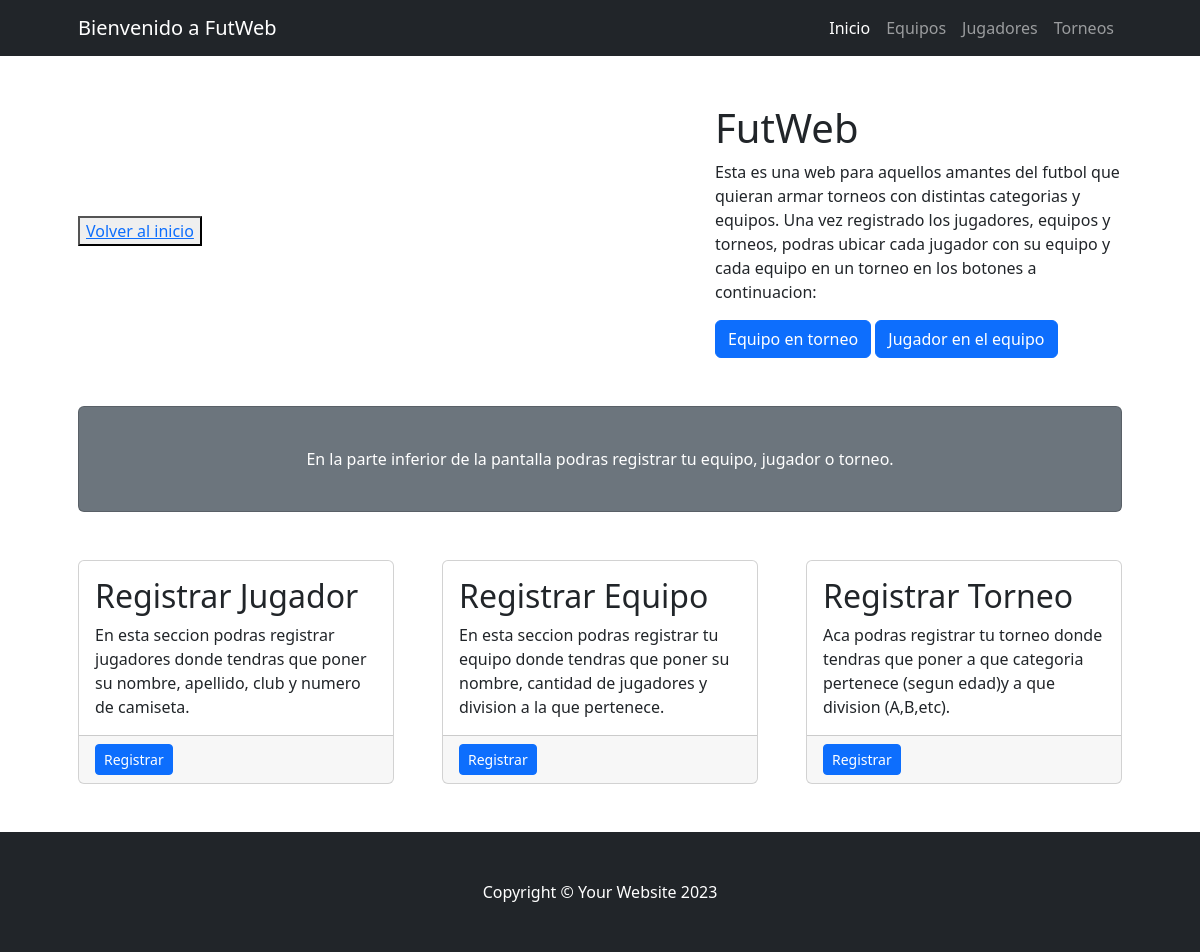
The page /EquipoPorTorneo/list on the database as committed earlier.
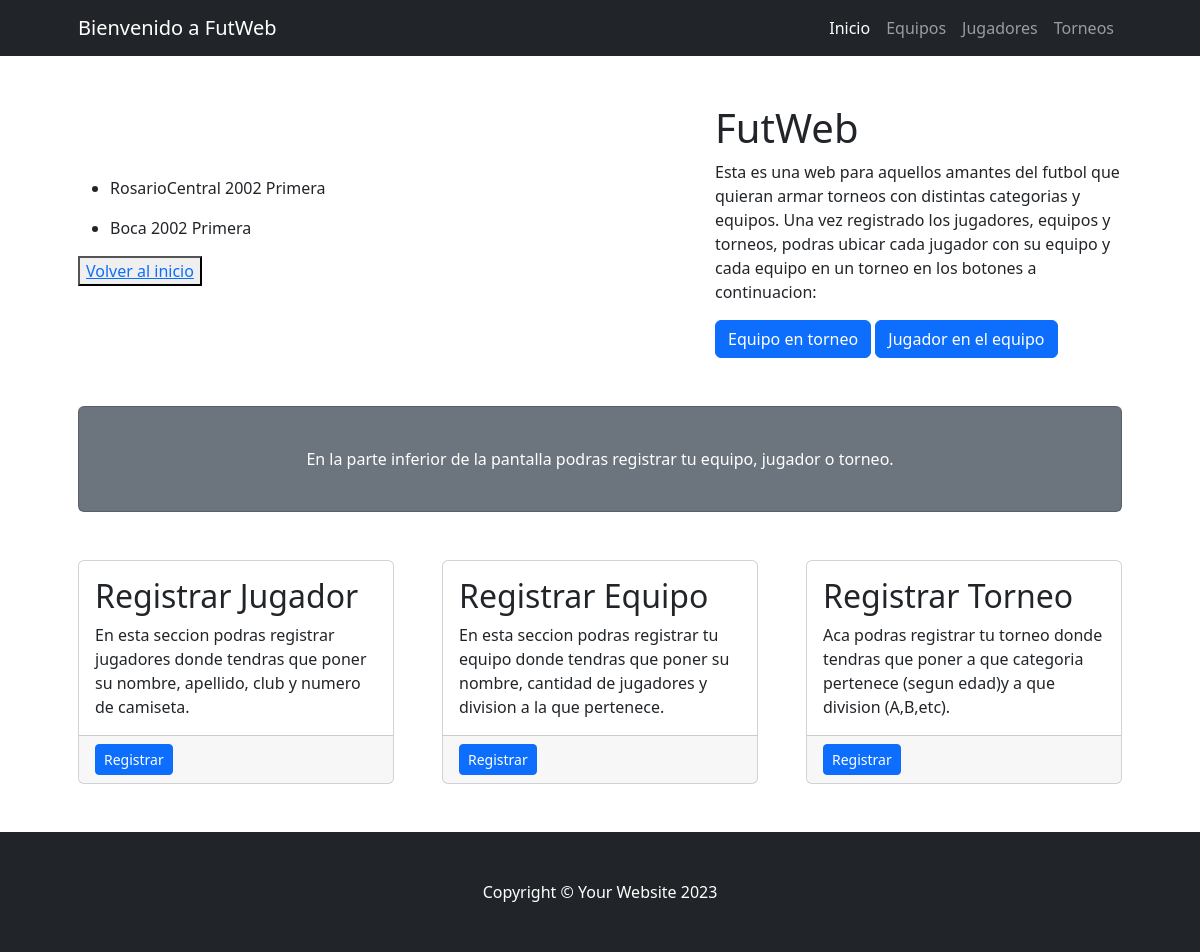
The same page on the database as committed later.
### Coder/models.py (models this page shows, shortened)
class EquipoPorTorneo(models.Model):
    nombre = models.ForeignKey(Equipo, on_delete=models.CASCADE)
    division = models.ForeignKey(Torneo, on_delete=models.CASCADE)

class Equipo(models.Model):
    nombre = models.CharField(max_length=100)
    jugadores = models.PositiveIntegerField()
    division = models.CharField(max_length=100)
    def __str__(self) :
        return f'{self.nombre}'

class Torneo(models.Model):
    division = models.CharField(max_length=100)
    categoria = models.CharField(max_length=100)
    def __str__(self) :
        return f'{self.categoria} {self.division}'

### Coder/views.py (the view)
# urls.py: path("EquipoPorTorneo/list", views.equipoportorneo_list, name="equipoportorneo_list"),
def equipoportorneo_list(request):
    consulta =  models.EquipoPorTorneo.objects.all()
    contexto = {"EquipoPorTorneo": consulta}
    return render(request, "Coder/equipoportorneo_list.html", contexto)

### Coder/templates/Coder/equipoportorneo_list.html
{% extends 'Coder/base.html' %}
{% block contenido %}
    {% for equipoportorneo in EquipoPorTorneo %}
     <ul>
        <li>
            {{equipoportorneo.nombre}}
            {{equipoportorneo.division}}
        </li>
     </ul>
    {% endfor %}<button><a href="{% url 'index' %}">Volver al inicio</a></button>
{% endblock contenido %}

Rows that differ between the two databases and show on the page:
added EquipoPorTorneo: nombre "RosarioCentral", division "2002 Primera"
added EquipoPorTorneo: nombre "Boca", division "2002 Primera"
